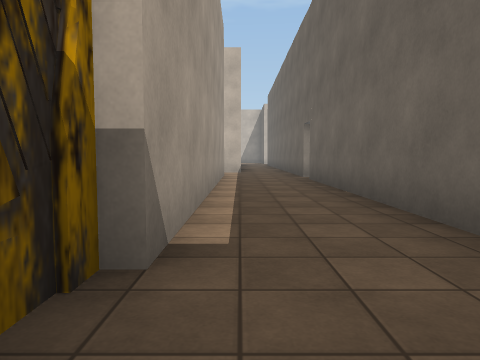
View 1 (above)

24 first-person views from a walk through a scene from a Unity 3-D project. The camera is 1.2 m above the floor, tilts 4° down and sees 70° across. The floor is counted in squares, 2 m on a side. Each view is taken from the middle of a square. On the plan, view 1 faces up. The plan holds only what a view shows up to about 10 squares ahead; the rest is blank. The place goes on beyond the plan. The player is left out. Door leaves are left out, so doorways stand open. Some surface patterns are stand-ins.

View 2
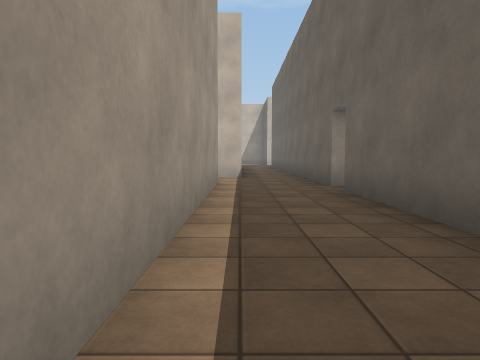

View 3
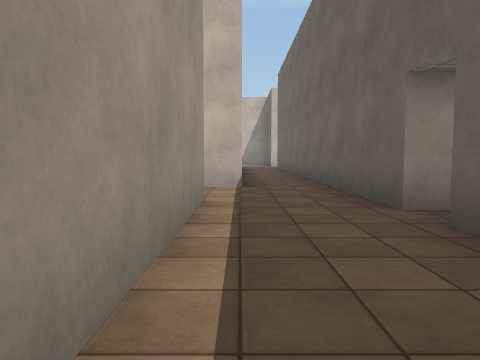

View 4
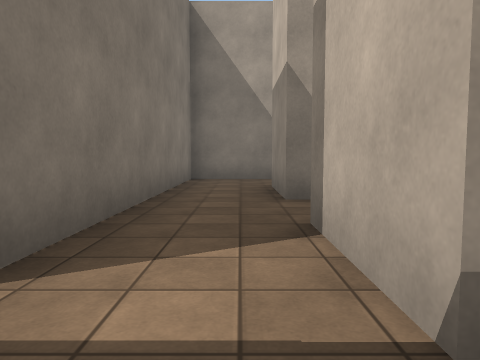

View 5
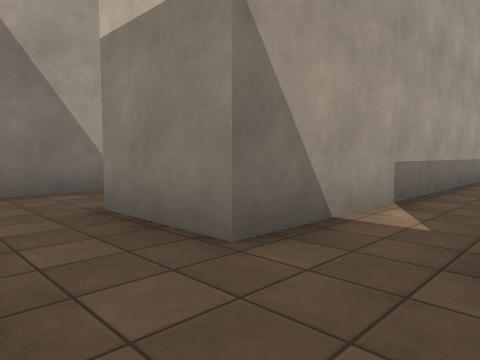

View 6
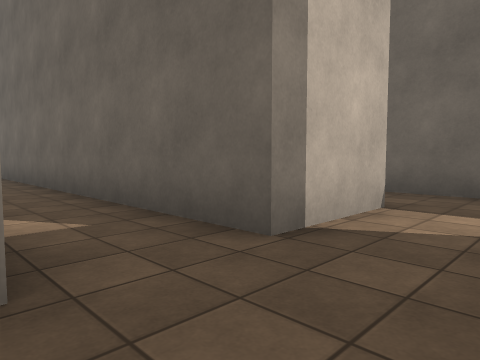

View 7
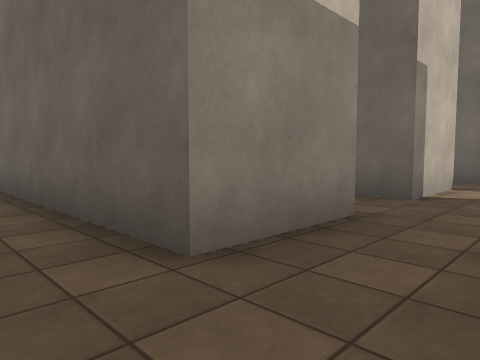

View 8
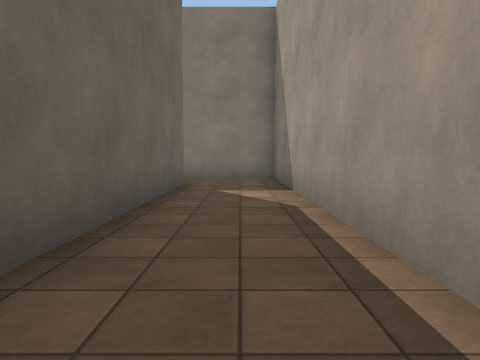

View 9
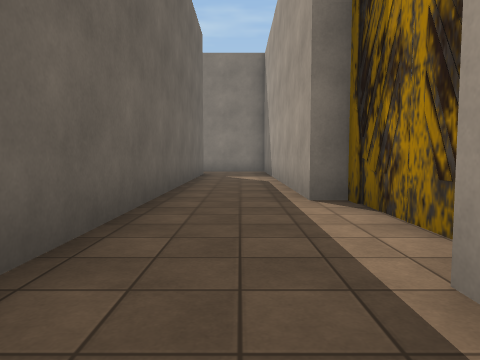

View 10
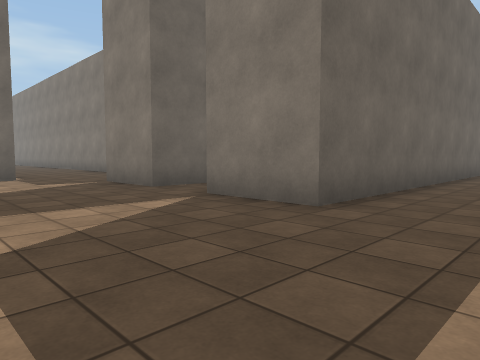

View 11
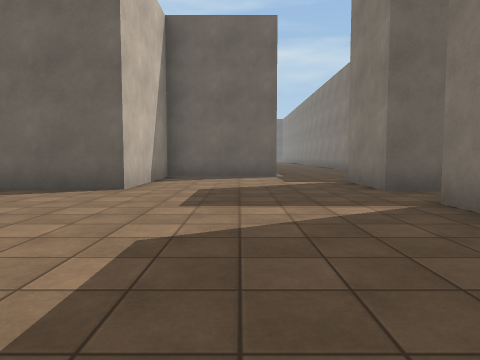

View 12
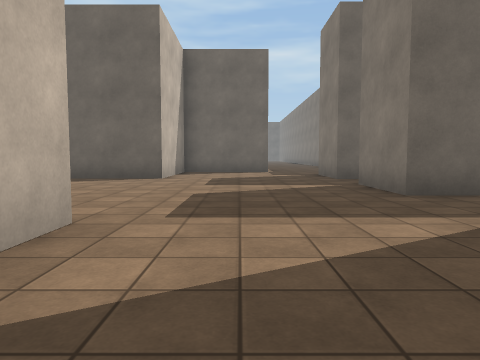

View 13
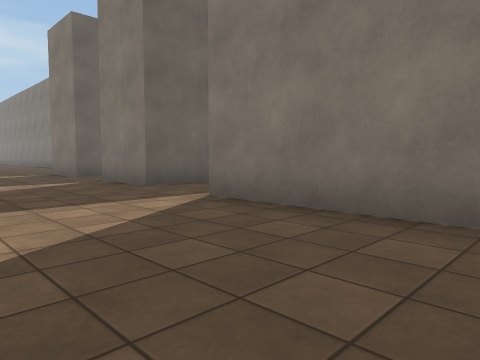

View 14
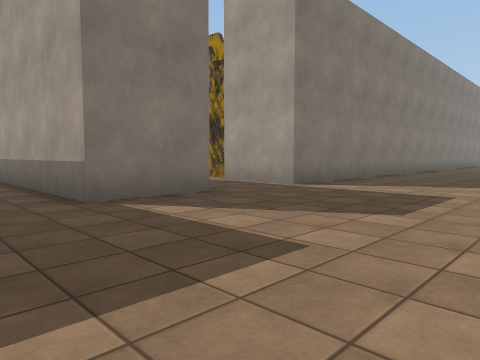

View 15
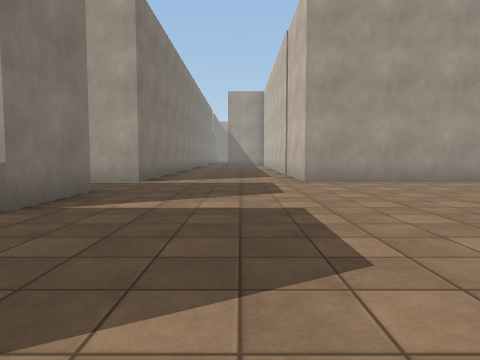

View 16
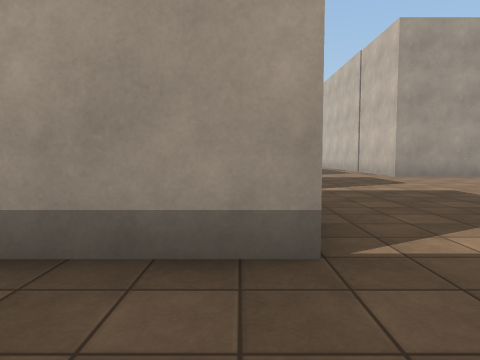

View 17
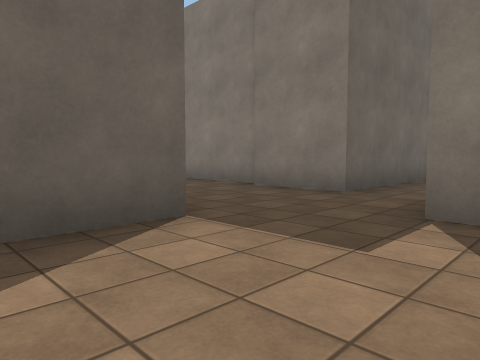

View 18
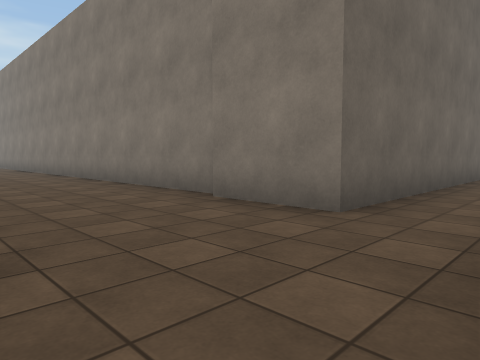

View 19
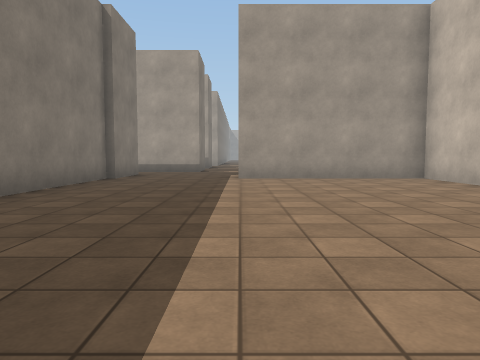

View 20
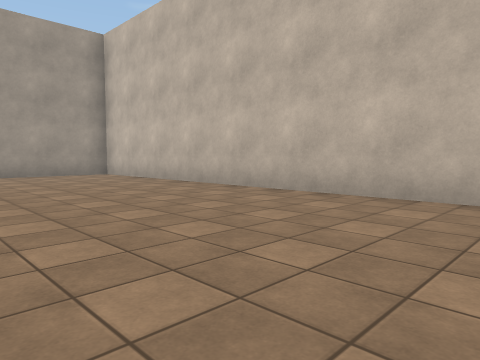

View 21
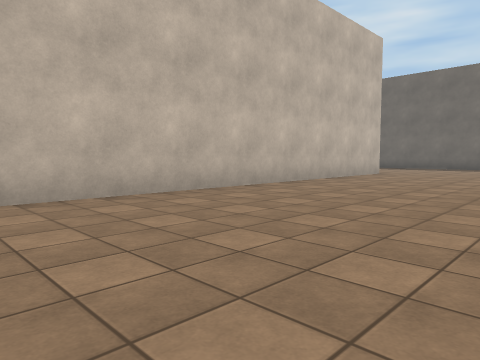

View 22
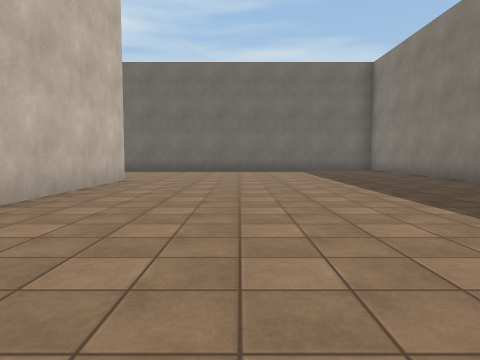

View 23
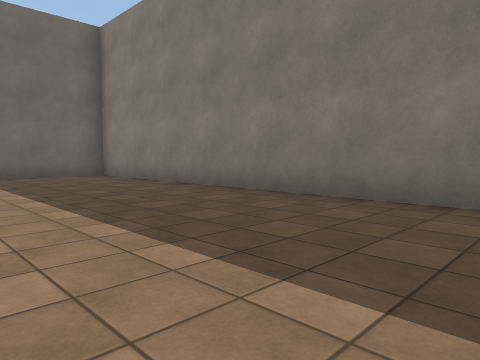

View 24
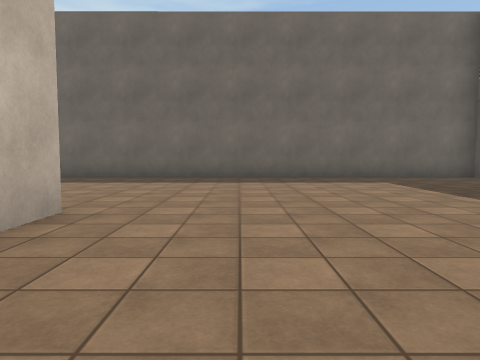

### Floor plan
Points are (right, up) in squares from view 1. A wall is a line through its corners. A room is listed if a view was taken in it or the views show most of it. See-through windows are left out.
Room 1 (views 1, 2, 3, 4)
walls: (1.8, 2.5) (1.8, 9); (-0.8, 1.9) (-0.8, 1); (1.8, 9.8) (1.8, 12.5); (-0.5, 10.8) (-0.5, 1.8)
ways out: opening at (-1.5, 11.5) to room 2; opening at (1, 13) to room 3; open door at (2, 9.5)
Room 2 (views 5, 6, 7, 8, 9, 10, 11, 12, 13, 14, 15, 17, 18)
walls: (-5.8, 24.5) (-3.7, 24.5) (-3.7, 12.6) (-5.8, 12.6) (-5.8, 24.5); (-8.5, 21.9) (-8.5, 19.4) (-8, 19.4) (-8, 10.7) (-0.8, 10.7); (-11.9, 24.6) (-8, 24.6) (-8, 22.4); (1.8, 25.9) (1.8, 29.1) (-1.9, 29.1) (-1.9, 31.5); (-8, 31.5) (-8, 28.5) (-10, 28.5); (0.1, 12.6) (-2, 12.6) (-2, 24.5) (0, 24.5) (0, 23.5)
ways out: opening at (-1.5, 11.5) to room 1; opening at (1, 24.5) to room 3
Room 3 (views 16, 19, 20, 21, 22, 23, 24)
walls: (18.7, 22.4) (28.6, 22.4) (28.6, 31.5); (22.8, 30.9) (3.9, 30.9) (3.9, 25.9); (3.9, 22.4) (10.6, 22.4); (0, 23.5) (0, 22.5); (1.8, 12.5) (1.8, 22.7) (4, 22.7)
ways out: opening at (1, 13) to room 1; opening at (1, 24.5) to room 2

Where each view was taken, in squares from view 1:
view 1: 0 up, 0 right, facing up
view 2: 3 up, 0 right, facing up
view 3: 6 up, 0 right, facing up
view 4: 12 up, 1 right, facing left
view 5: 11 up, 2 left, facing up-left
view 6: 11 up, 4 left, facing up-right
view 7: 11 up, 7 left, facing up-right
view 8: 20 up, 7 left, facing down
view 9: 24 up, 7 left, facing down
view 10: 28 up, 8 left, facing down-right
view 11: 27 up, 8 left, facing right
view 12: 27 up, 11 left, facing right
view 13: 28 up, 12 left, facing down-right
view 14: 29 up, 2 left, facing down-left
view 15: 27 up, 0 right, facing left
view 16: 24 up, 2 right, facing left
view 17: 28 up, 1 left, facing down-right
view 18: 26 up, 0 right, facing down-right
view 19: 26 up, 13 right, facing left
view 20: 26 up, 15 right, facing up-left
view 21: 26 up, 11 right, facing up-right
view 22: 28 up, 14 right, facing right
view 23: 27 up, 18 right, facing down-right
view 24: 29 up, 19 right, facing right
